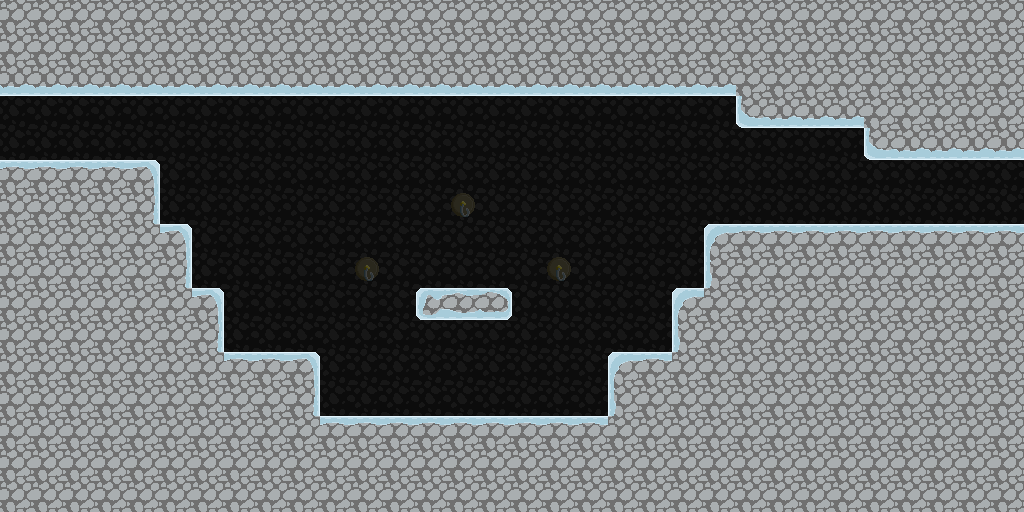

Below is a game level as drawn by its tile map, then a one-line description and the .tmx file that defines it, in full:
An orthogonal 32x16 tile map with 32x32 px tiles, 2 tile layers (tilemap, foreground) and 3 objects (2x TravelPoint, jadedragon).

<map version="1.0" orientation="orthogonal" width="32" height="16" tilewidth="32" tileheight="32">
 <tileset firstgid="1" name="tilemap" tilewidth="32" tileheight="32">
  <image source="gfx/tilemap.png" width="192" height="320" />
 </tileset>
 <layer name="tilemap" width="32" height="16" opacity="0.34">
  <data encoding="csv">
9,9,9,9,9,9,9,9,9,9,9,9,9,9,9,9,9,9,9,9,9,9,9,9,9,9,9,9,9,9,9,9,
9,9,9,9,9,9,9,9,9,9,9,9,9,9,9,9,9,9,9,9,9,9,9,9,9,9,9,9,9,9,9,9,
9,9,9,9,9,9,9,9,9,9,9,9,9,9,9,9,9,9,9,9,9,9,9,9,9,9,9,9,9,9,9,9,
9,9,9,9,9,9,9,9,9,9,9,9,9,9,9,9,9,9,9,9,9,9,9,9,9,9,9,9,9,9,9,9,
9,9,9,9,9,9,9,9,9,9,9,9,9,9,9,9,9,9,9,9,9,9,9,9,9,9,9,9,9,9,9,9,
9,9,9,9,9,9,9,9,9,9,9,9,9,9,9,9,9,9,9,9,9,9,9,9,9,9,9,9,9,9,9,9,
9,9,9,9,9,9,9,9,9,9,9,9,9,9,40,9,9,9,9,9,9,9,9,9,9,9,9,9,9,9,9,9,
9,9,9,9,9,9,9,9,9,9,9,9,9,9,9,9,9,9,9,9,9,9,9,9,9,9,9,9,9,9,9,9,
9,9,9,9,9,9,9,9,9,9,9,40,9,9,9,9,9,40,9,9,9,9,9,9,9,9,9,9,9,9,9,9,
9,9,9,9,9,9,9,9,9,9,9,9,9,9,9,9,9,9,9,9,9,9,9,9,9,9,9,9,9,9,9,9,
9,9,9,9,9,9,9,9,9,9,9,9,9,9,9,9,9,9,9,9,9,9,9,9,9,9,9,9,9,9,9,9,
9,9,9,9,9,9,9,9,9,9,9,9,9,9,9,9,9,9,9,9,9,9,9,9,9,9,9,9,9,9,9,9,
9,9,9,9,9,9,9,9,9,9,9,9,9,9,9,9,9,9,9,9,9,9,9,9,9,9,9,9,9,9,9,9,
9,9,9,9,9,9,9,9,9,9,9,9,9,9,9,9,9,9,9,9,9,9,9,9,9,9,9,9,9,9,9,9,
9,9,9,9,9,9,9,9,9,9,9,9,9,9,9,9,9,9,9,9,9,9,9,9,9,9,9,9,9,9,9,9,
9,9,9,9,9,9,9,9,9,9,9,9,9,9,9,9,9,9,9,9,9,9,9,9,9,9,9,9,9,9,9,9
</data>
 </layer>
 <layer name="foreground" width="32" height="16">
  <data encoding="csv">
11,11,11,11,11,11,11,11,11,11,11,11,11,11,11,11,11,11,11,11,11,11,11,11,11,11,11,11,11,11,11,11,
11,11,11,11,11,11,11,11,11,11,11,11,11,11,11,11,11,11,11,11,11,11,11,11,11,11,11,11,11,11,11,11,
17,17,17,17,17,17,17,17,17,17,17,17,17,17,17,17,17,17,17,17,17,17,17,11,11,11,11,11,11,11,11,11,
0,0,0,0,0,0,0,0,0,0,0,0,0,0,0,0,0,0,0,0,0,0,0,16,17,17,17,11,11,11,11,11,
0,0,0,0,0,0,0,0,0,0,0,0,0,0,0,0,0,0,0,0,0,0,0,0,0,0,0,16,17,17,17,17,
5,5,5,5,6,0,0,0,0,0,0,0,0,0,0,0,0,0,0,0,0,0,0,0,0,0,0,0,0,0,0,0,
11,11,11,11,12,0,0,0,0,0,0,0,0,0,0,0,0,0,0,0,0,0,0,0,0,0,0,0,0,0,0,0,
11,11,11,11,11,6,0,0,0,0,0,0,0,0,0,0,0,0,0,0,0,0,4,5,5,5,5,5,5,5,5,5,
11,11,11,11,11,12,0,0,0,0,0,0,0,0,0,0,0,0,0,0,0,0,10,11,11,11,11,11,11,11,11,11,
11,11,11,11,11,11,6,0,0,0,0,0,0,19,13,21,0,0,0,0,0,4,11,11,11,11,11,11,11,11,11,11,
11,11,11,11,11,11,12,0,0,0,0,0,0,0,0,0,0,0,0,0,0,10,11,11,11,11,11,11,11,11,11,11,
11,11,11,11,11,11,11,5,5,6,0,0,0,0,0,0,0,0,0,4,5,11,11,11,11,11,11,11,11,11,11,11,
11,11,11,11,11,11,11,11,11,12,0,0,0,0,0,0,0,0,0,10,11,11,11,11,11,11,11,11,11,11,11,11,
11,11,11,11,11,11,11,11,11,11,5,5,5,5,5,5,5,5,5,11,11,11,11,11,11,11,11,11,11,11,11,11,
11,11,11,11,11,11,11,11,11,11,11,11,11,11,11,11,11,11,11,11,11,11,11,11,11,11,11,11,11,11,11,11,
11,11,11,11,11,11,11,11,11,11,11,11,11,11,11,11,11,11,11,11,11,11,11,11,11,11,11,11,11,11,11,11
</data>
 </layer>
 <objectgroup name="objects" width="32" height="16">
  <object name="room3-0to0-2" type="TravelPoint" x="0" y="96" width="32" height="64">
   <properties>
    <property name="map" value="room0-2" />
    <property name="target" value="room0-2to3-0" />
   </properties>
  </object>
  <object type="jadedragon" x="448" y="96" width="32" height="32">
   <properties>
    <property name="delay" value=".6" />
    <property name="interval" value="1.0" />
   </properties>
  </object>
  <object name="room3-0to3-1" type="TravelPoint" x="992" y="160" width="32" height="64">
   <properties>
    <property name="map" value="room3-1" />
    <property name="target" value="room3-1to3-0" />
   </properties>
  </object>
 </objectgroup>
</map>
